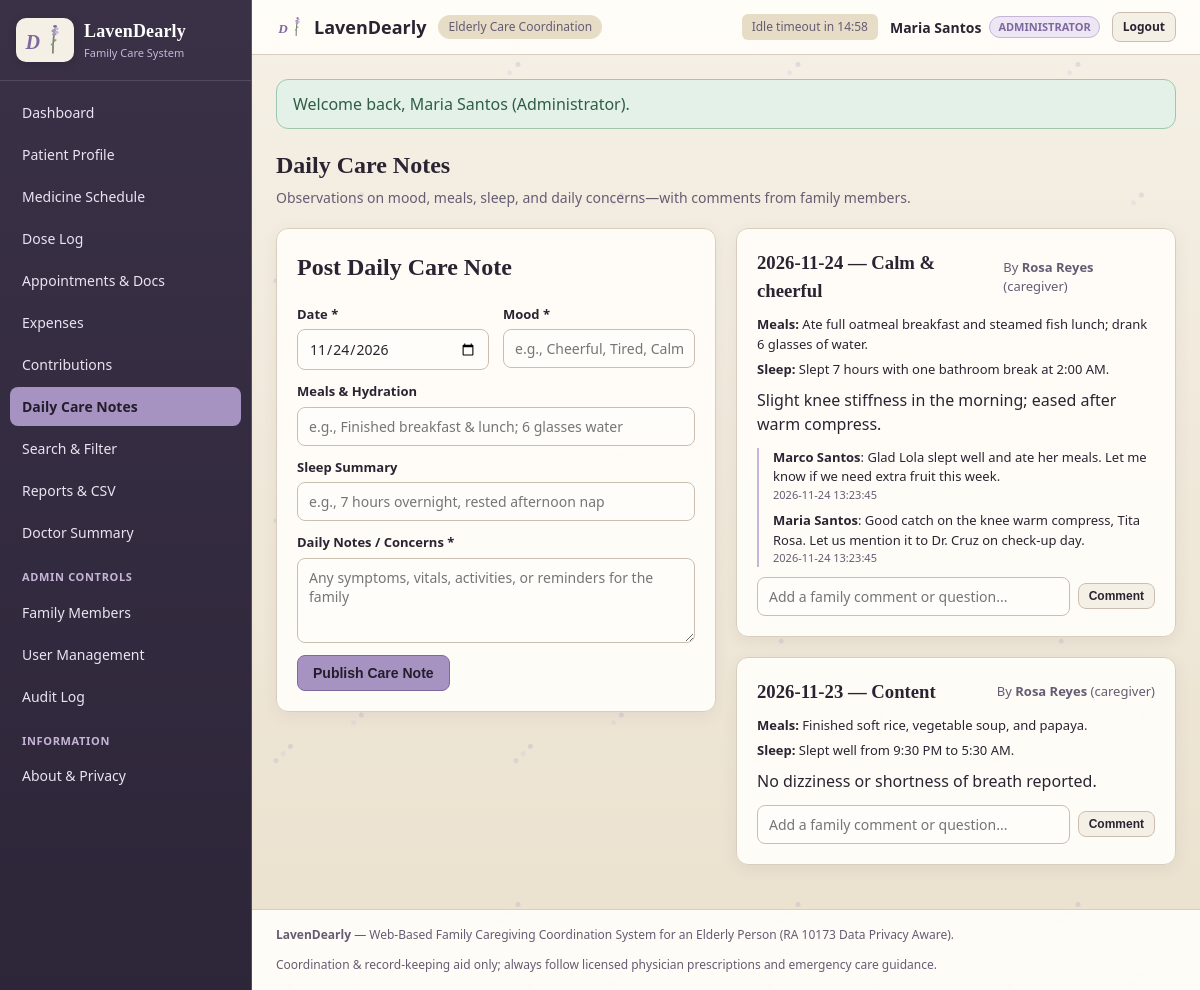
Page /notes.php (signed in) on the committed database.
### tables this page shows
CREATE TABLE IF NOT EXISTS users (
  id INT AUTO_INCREMENT PRIMARY KEY,
  full_name VARCHAR(120) NOT NULL,
  email VARCHAR(140) NOT NULL UNIQUE,
  password_hash VARCHAR(255) NOT NULL,
  relationship_label VARCHAR(80) NOT NULL,
  role ENUM('administrator', 'caregiver', 'contributor') NOT NULL DEFAULT 'contributor',
  agreed_share_pct DECIMAL(5,2) NOT NULL DEFAULT 0.00,
  is_active TINYINT(1) NOT NULL DEFAULT 1,
  last_login_at DATETIME NULL,
  created_at TIMESTAMP DEFAULT CURRENT_TIMESTAMP
);

CREATE TABLE IF NOT EXISTS care_notes (
  id INT AUTO_INCREMENT PRIMARY KEY,
  patient_id INT NOT NULL DEFAULT 1,
  author_id INT NOT NULL,
  note_date DATE NOT NULL,
  mood VARCHAR(60) NOT NULL,
  meals_summary VARCHAR(200) NOT NULL,
  sleep_summary VARCHAR(200) NOT NULL,
  concerns TEXT NOT NULL,
  created_at TIMESTAMP DEFAULT CURRENT_TIMESTAMP,
  FOREIGN KEY (patient_id) REFERENCES patients(id) ON DELETE CASCADE,
  FOREIGN KEY (author_id) REFERENCES users(id)
);

CREATE TABLE IF NOT EXISTS care_note_comments (
  id INT AUTO_INCREMENT PRIMARY KEY,
  note_id INT NOT NULL,
  author_id INT NOT NULL,
  comment_text TEXT NOT NULL,
  created_at TIMESTAMP DEFAULT CURRENT_TIMESTAMP,
  FOREIGN KEY (note_id) REFERENCES care_notes(id) ON DELETE CASCADE,
  FOREIGN KEY (author_id) REFERENCES users(id)
);

### includes/auth.php (called while the page is built, shortened)
<?php
function e(?string $value): string {
    return htmlspecialchars((string)($value ?? ''), ENT_QUOTES | ENT_SUBSTITUTE, 'UTF-8');
}
function require_login(): array {
    $pdo = get_db();
    $stmt = $pdo->prepare('SELECT id, full_name, email, relationship_label, role, agreed_share_pct, is_active, last_login_at FROM users WHERE id = :id LIMIT 1');
    $stmt->execute([':id' => (int)$_SESSION['user_id']]);
    $user = $stmt->fetch();
    return $user;
}
function take_flash(): ?array {
    $f = $_SESSION['flash'];
    return $f;
}

### notes.php (the view, shortened to what this page needs)
<?php
require_once __DIR__ . '/includes/auth.php';
$currentUser = require_login();
$pdo = get_db();
$canPostNote = in_array($currentUser['role'], ['administrator', 'caregiver'], true);
$notes = $pdo->query('SELECT cn.*, u.full_name AS author_name, u.role AS author_role FROM care_notes cn JOIN users u ON u.id = cn.author_id ORDER BY cn.note_date DESC, cn.id DESC')->fetchAll();
$commentsRows = $pdo->query('SELECT cnc.*, u.full_name AS commenter_name, u.role AS commenter_role FROM care_note_comments cnc JOIN users u ON u.id = cnc.author_id ORDER BY cnc.created_at ASC, cnc.id ASC')->fetchAll();
$commentsByNote = [];
foreach ($commentsRows as $c) {
    $commentsByNote[(int)$c['note_id']][] = $c;
}
$activePage = 'notes.php';
include __DIR__ . '/includes/header.php';
?>
<div class="page-header">
  <div>
    <h1>Daily Care Notes</h1>
    <p>Observations on mood, meals, sleep, and daily concerns—with comments from family members.</p>
  </div>
</div>
<div class="grid-2">
  <div>
    <?php if (!$canPostNote): ?>
      <div class="card">
        <h2>Family Check-In Note</h2>
        <div class="flash flash-warning">As a Contributor, you can read all daily care notes and post comments or questions on any note.</div>
      </div>
    <?php else: ?>
      <div class="card">
        <h2>Post Daily Care Note</h2>
        <form method="post" action="notes.php">
          <div class="form-grid">
            <div class="form-group">
              <label for="note_date">Date *</label>
              <input type="date" id="note_date" name="note_date" required value="<?= date('Y-m-d') ?>">
            </div>
            <div class="form-group">
              <label for="mood">Mood *</label>
              <input type="text" id="mood" name="mood" required placeholder="e.g., Cheerful, Tired, Calm">
            </div>
          </div>
          <div class="form-group">
            <label for="meals_summary">Meals &amp; Hydration</label>
            <input type="text" id="meals_summary" name="meals_summary" placeholder="e.g., Finished breakfast & lunch; 6 glasses water">
          </div>
          <div class="form-group">
            <label for="sleep_summary">Sleep Summary</label>
            <input type="text" id="sleep_summary" name="sleep_summary" placeholder="e.g., 7 hours overnight, rested afternoon nap">
          </div>
          <div class="form-group">
            <label for="concerns">Daily Notes / Concerns *</label>
            <textarea id="concerns" name="concerns" required placeholder="Any symptoms, vitals, activities, or reminders for the family"></textarea>
          </div>
          <button type="submit" class="btn btn-primary">Publish Care Note</button>
        </form>
      </div>
    <?php endif; ?>
  </div>
  <div>
    <?php foreach ($notes as $n): ?>
      <div class="card">
        <div style="display:flex; justify-content:space-between; align-items:center; gap:8px;">
          <h3 style="margin:0;"><?= e($n['note_date']) ?> — <?= e($n['mood']) ?></h3>
          <span class="kpi-sub">By <strong><?= e($n['author_name']) ?></strong> (<?= e($n['author_role']) ?>)</span>
        </div>
        <p style="margin:10px 0 6px; font-size:13px;"><strong>Meals:</strong> <?= e($n['meals_summary'] ?: '—') ?></p>
        <p style="margin:0 0 8px; font-size:13px;"><strong>Sleep:</strong> <?= e($n['sleep_summary'] ?: '—') ?></p>
        <p style="margin:0 0 12px;"><?= e($n['concerns']) ?></p>
        <?php $nComments = $commentsByNote[(int)$n['id']] ?? []; ?>
        <div class="comment-list">
          <?php foreach ($nComments as $cm): ?>
            <div class="comment-item">
              <strong><?= e($cm['commenter_name']) ?></strong>: <?= e($cm['comment_text']) ?>
              <div class="comment-meta"><?= e($cm['created_at']) ?></div>
            </div>
          <?php endforeach; ?>
        </div>
        <form method="post" action="notes.php" class="btn-row" style="margin-top:10px;">
          <input type="text" name="comment_text" required placeholder="Add a family comment or question..." style="flex:1; min-width:180px;">
          <button type="submit" class="btn btn-sm btn-outline">Comment</button>
        </form>
      </div>
    <?php endforeach; ?>
  </div>
</div>
<?php include __DIR__ . '/includes/footer.php'; ?>

### includes/header.php (shortened to what this page needs)
<?php
$currentUser = $currentUser ?? null;
$activePage = $activePage ?? basename($_SERVER['PHP_SELF']);
$flash = function_exists('take_flash') ? take_flash() : null;
$role = $currentUser['role'] ?? '';
?>
<!DOCTYPE html>
<html lang="en">
<head>
  <link rel="stylesheet" href="assets/css/style.css">
</head>
<body>
  <div class="app-shell">
    <?php if ($currentUser): ?>
    <aside class="sidebar" id="sidebar">
      <div class="brand-box">
        <div class="brand-mark" aria-hidden="true">
          <svg class="logo-svg" viewBox="0 0 64 52" xmlns="http://www.w3.org/2000/svg">
            <text x="5" y="38" fill="#7E699E" class="logo-d">D</text>
          </svg>
        </div>
        <div>
          <div class="brand-title">LavenDearly</div>
          <div class="brand-sub">Family Care System</div>
        </div>
      </div>
      <nav class="nav-list">
        <a href="dashboard.php" class="nav-item <?= $activePage === 'dashboard.php' ? 'active' : '' ?>">Dashboard</a>
        <a href="patient.php" class="nav-item <?= $activePage === 'patient.php' ? 'active' : '' ?>">Patient Profile</a>
        <a href="medicines.php" class="nav-item <?= $activePage === 'medicines.php' ? 'active' : '' ?>">Medicine Schedule</a>
        <a href="doselog.php" class="nav-item <?= $activePage === 'doselog.php' ? 'active' : '' ?>">Dose Log</a>
        <a href="appointments.php" class="nav-item <?= $activePage === 'appointments.php' ? 'active' : '' ?>">Appointments &amp; Docs</a>
        <a href="expenses.php" class="nav-item <?= $activePage === 'expenses.php' ? 'active' : '' ?>">Expenses</a>
        <a href="contributions.php" class="nav-item <?= $activePage === 'contributions.php' ? 'active' : '' ?>">Contributions</a>
        <a href="notes.php" class="nav-item <?= $activePage === 'notes.php' ? 'active' : '' ?>">Daily Care Notes</a>
        <a href="search.php" class="nav-item <?= $activePage === 'search.php' ? 'active' : '' ?>">Search &amp; Filter</a>
        <a href="reports.php" class="nav-item <?= $activePage === 'reports.php' ? 'active' : '' ?>">Reports &amp; CSV</a>
        <a href="summary.php" class="nav-item <?= $activePage === 'summary.php' ? 'active' : '' ?>">Doctor Summary</a>
        <?php if ($role === 'administrator'): ?>
          <div class="nav-divider">Admin Controls</div>
          <a href="members.php" class="nav-item <?= $activePage === 'members.php' ? 'active' : '' ?>">Family Members</a>
          <a href="users.php" class="nav-item <?= $activePage === 'users.php' ? 'active' : '' ?>">User Management</a>
          <a href="audit.php" class="nav-item <?= $activePage === 'audit.php' ? 'active' : '' ?>">Audit Log</a>
        <?php endif; ?>
        <div class="nav-divider">Information</div>
        <a href="about.php" class="nav-item <?= $activePage === 'about.php' ? 'active' : '' ?>">About &amp; Privacy</a>
      </nav>
    </aside>
    <?php endif; ?>
    <div class="main-column">
      <header class="topbar">
        <div class="topbar-left">
          <a href="<?= $currentUser ? 'dashboard.php' : 'index.php' ?>" class="topbar-brand-group">
            <svg class="topbar-logo-mini" viewBox="0 0 64 52" xmlns="http://www.w3.org/2000/svg" aria-hidden="true">
              <text x="5" y="38" fill="#7E699E" class="logo-d">D</text>
            </svg>
            <span>LavenDearly</span>
          </a>
          <span class="topbar-tag">Elderly Care Coordination</span>
        </div>
        <div class="topbar-right">
          <?php if ($currentUser): ?>
            <span class="session-badge" id="sessionTimer">Session active</span>
            <div class="user-pill">
              <strong><?= e($currentUser['full_name']) ?></strong>
              <span class="role-badge role-<?= e($currentUser['role']) ?>"><?= e(ucfirst($currentUser['role'])) ?></span>
            </div>
            <a href="logout.php" class="btn btn-sm btn-outline">Logout</a>
          <?php else: ?>
            <a href="about.php" class="btn btn-sm btn-ghost">About</a>
            <a href="login.php" class="btn btn-sm btn-primary">Login</a>
          <?php endif; ?>
        </div>
      </header>
      <main class="content-area">
        <?php if ($flash): ?>
          <div class="flash flash-<?= e($flash['type']) ?>"><?= e($flash['message']) ?></div>
        <?php endif; ?>

### rows in the picture
users: full_name "Maria Santos", role "ADMINISTRATOR"
care_notes: note_date "2026-11-24", mood "Calm & cheerful", author.full_name "Rosa Reyes", author.role "caregiver", meals_summary "Ate full oatmeal breakfast and steamed fish lunch; drank 6 glasses of water.", sleep_summary "Slept 7 hours with one bathroom break at 2:00 AM.", concerns "Slight knee stiffness in the morning; eased after warm compress."
care_note_comments: author.full_name "Marco Santos", comment_text "Glad Lola slept well and ate her meals. Let me know if we need extra fruit this week.", created_at "2026-11-24 13:23:45"
care_note_comments: author.full_name "Maria Santos", comment_text "Good catch on the knee warm compress, Tita Rosa. Let us mention it to Dr. Cruz on check-up day.", created_at "2026-11-24 13:23:45"
care_notes: note_date "2026-11-23", mood "Content", author.full_name "Rosa Reyes", author.role "caregiver", meals_summary "Finished soft rice, vegetable soup, and papaya.", sleep_summary "Slept well from 9:30 PM to 5:30 AM.", concerns "No dizziness or shortness of breath reported."

### other values in the picture
$flash['message'] "Welcome back, Maria Santos (Administrator)."
